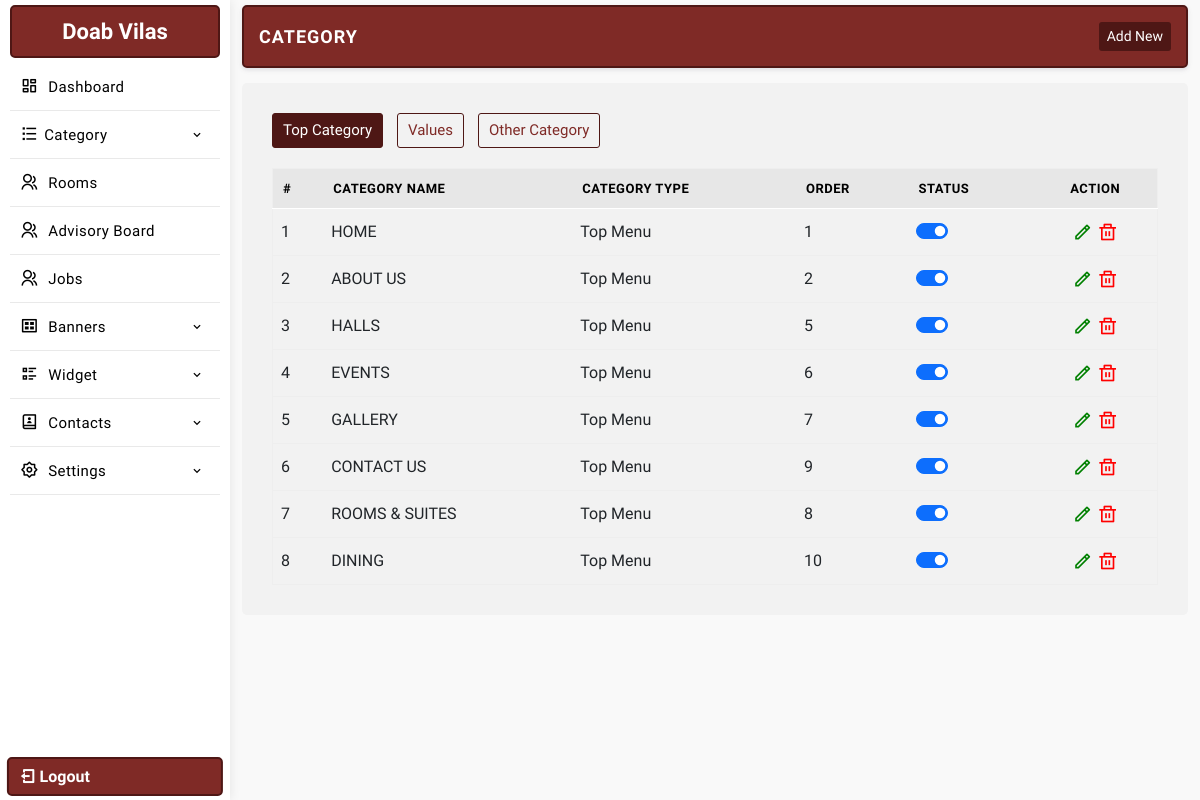
Screenshot of /manager/category.php (signed in) with the database file from the repository.
### tables this page shows
CREATE TABLE `settings` (
  `id` int(11) NOT NULL,
  `web_name` varchar(255) NOT NULL,
  `email_id` varchar(255) NOT NULL,
  `alternate_email_id` varchar(255) NOT NULL,
  `contact_no` varchar(255) NOT NULL,
  `alternate_no` varchar(255) NOT NULL,
  `whatsapp_no` varchar(255) NOT NULL,
  `reception_time` varchar(255) NOT NULL DEFAULT '',
  `address` text NOT NULL,
  `youtubelink` varchar(255) NOT NULL,
  `map_iframe` longtext NOT NULL,
  `facebook` varchar(255) NOT NULL,
  `youtube` varchar(255) NOT NULL,
  `instagram` varchar(255) NOT NULL,
  `twitter` varchar(255) NOT NULL,
  `linkedin` varchar(255) NOT NULL,
  `logo` varchar(255) NOT NULL,
  `meta_title` varchar(255) NOT NULL,
  `meta_keywords` varchar(255) NOT NULL,
  `meta_desc` text NOT NULL,
  `smart_classroom_desc` text DEFAULT NULL,
  `smart_classroom_text` varchar(255) DEFAULT '1st Smart Classroom',
  `brochure_file` varchar(500) DEFAULT '',
  `footerdesc` text NOT NULL,
  `googletag` text NOT NULL,
  `headercenterline` varchar(255) NOT NULL
);

CREATE TABLE `category` (
  `id` int(11) NOT NULL,
  `c_name` varchar(255) NOT NULL,
  `c_type` varchar(255) NOT NULL,
  `c_url` varchar(255) NOT NULL,
  `c_desc` text NOT NULL,
  `sdesc` text NOT NULL,
  `featured_img` varchar(255) NOT NULL,
  `meta_title` varchar(255) NOT NULL,
  `meta_keywords` varchar(255) NOT NULL,
  `meta_desc` text NOT NULL,
  `card_heading` text DEFAULT NULL,
  `card_data` longtext DEFAULT NULL,
  `section_heading` text DEFAULT NULL,
  `iframe` text DEFAULT NULL,
  `status` int(11) NOT NULL DEFAULT 1,
  `order` int(11) NOT NULL
);

### manager/database/db.php (called while the page is built, shortened)
<?php session_start();
$path = BASE_PATH;
$con = mysqli_connect( DB_HOST, DB_USER, DB_PASSWORD, DB_NAME);
$sqlsetting = mysqli_query($con,"SELECT * FROM `settings`");
$rwlinks = mysqli_fetch_array($sqlsetting);
$websitename = $rwlinks['web_name'];
?>

### manager/category.php (the view, shortened to what this page needs)
<?php require_once 'database/db.php';
include 'include/header.php';
include 'include/sidebar.php';
?>
<section class="main-dashboard">
<div class="container-fluid">
<div class="row">
<div class="col-md-12">
	<div class="page-title">
		<div class="title">
			<h3>Category</h3>
		</div>
		<div class="createbtn">
			<a href="createcategory.php">Add New</a>
		</div>
	</div>
</div>
<div class="col-md-12">
	<div class="page-content">
		<div class="category-type">
			<a
				href="<?=$path;?>manager/category.php?type=1"
				class="<?=$_GET['type']==1 || empty($_GET['type']) ? 'active' : '';?>"
			>
				Top Category
			</a>
			<a
				href="<?=$path;?>manager/category.php?type=2"
				class="<?=$_GET['type']==2 ? 'active' : '';?>"
			>
				Values
			</a>
			<a
				href="<?=$path;?>manager/category.php?type=3"
				class="<?=$_GET['type']==3 ? 'active' : '';?>"
			>
				Other Category
			</a>
		</div>
		<table class="table table-hover" id="myTable">
			<thead>
				<tr>
					<th>#</th>
					<th>Category Name</th>
					<th>Category Type</th>
					<th>Order</th>
					<th>Status</th>
					<th class="text-center">Action</th>
				</tr>
			</thead>
			<tbody>
			<?php
			$typeurl = intval($_GET['type'] ?? 1);
			$sqlcat = mysqli_query(
				$con,
				"SELECT * FROM category
				 WHERE c_type = $typeurl
				 OR ($typeurl = 3 AND c_type NOT IN (1,2,3))
				 ORDER BY id ASC"
			);
			if(mysqli_num_rows($sqlcat)){
				$serial = 1;
				while($rwcat = mysqli_fetch_assoc($sqlcat)){
					$id = $rwcat['id'];
			?>
			<tr id='remove<?php echo $id; ?>'>
				<td>
					<?php echo $serial; ?>
				</td>
				<td>
					<?php echo $rwcat['c_name']; ?>
				</td>
				<td>
					<?php
					if($rwcat['c_type'] == 1){
						echo 'Top Menu';
					}else if($rwcat['c_type'] == 2){
						echo 'Values';
					}else if($rwcat['c_type'] == 3){
						echo 'Other Menu';
					}
					?>
				</td>
				<td>
					<?=$rwcat['order'];?>
				</td>
				<td>
					<div class="form-check form-switch">
						<?php
						$checked = $rwcat['status']==1 ? "checked" : "";
						?>
						<input
							class="form-check-input"
							type="checkbox"
							data-table="category"
							ide="<?=$rwcat['id'];?>"
							<?=$checked;?>
						>
					</div>
				</td>
				<td class="text-center">
					<a
						href="updatecategory.php?id=<?=$id; ?>"
						class="editbtn ri-pencil-line"
					></a>
					<a
						href="javascript:"
						ide="<?=$id; ?>"
						class='delbtn ri-delete-bin-line'
					></a>
				</td>
			</tr>
			<?php
					$serial++;
				}
			}
			?>
			</tbody>
		</table>
	</div>
</div>
</div>
</div>
</section>
<?php
include "include/footer.php";
?>

### manager/include/sidebar.php (shortened to what this page needs)
<aside class="sidebar-menu-dashboard">
<div class="logo-n-toggle">
	<a href="dashboard.php"><?=$websitename;?></a>
</div>
<nav class="menu">
<ul class="aside-menu">
<li class="menu-item ">
	<a href="dashboard.php" class="menu-link">
	<span class="link-text"><i class="ri-dashboard-line"></i> Dashboard</span>
	</a>
</li>
<li class="menu-item has-submenu">
	<a href="javascript:" class="menu-link" id="parent-menu">
	<span class="link-text"><i class="ri-list-check"></i>Category</span>
	<i class='bx bx-chevron-down'></i>
	</a>
</li>
<li class="menu-item ">
	<a href="rooms.php" class="menu-link">
	<span class="link-text"><i class="ri-group-line"></i> Rooms</span>
	</a>
</li>
<li class="menu-item ">
	<a href="advisoryboard.php" class="menu-link">
	<span class="link-text"><i class="ri-group-line"></i> Advisory Board</span>
	</a>
</li>
<li class="menu-item ">
	<a href="jobs.php" class="menu-link">
	<span class="link-text"><i class="ri-group-line"></i> Jobs</span>
	</a>
</li>
<li class="menu-item has-submenu">
<a href="javascript:" class="menu-link orders" id="parent-menu">
<span class="link-text"><i class="ri-gallery-view"></i> Banners</span>
<i class='bx bx-chevron-down'></i>
</a>
</li>
<li class="menu-item has-submenu">
<a href="javascript:" class="menu-link" id="parent-menu">
<div>
<span class="link-text"><i class="ri-list-check-2"></i> Widget</span>
</div>
<i class='bx bx-chevron-down'></i>
</a>
</li>
<li class="menu-item has-submenu">
<a href="javascript:" class="menu-link orders" id="parent-menu">
<div>
<span class="link-text"><i class="ri-contacts-book-2-line"></i> Contacts</span>
</div>
<i class='bx bx-chevron-down'></i>
</a>
</li>
<li class="menu-item has-submenu">
<a href="javascript:" class="menu-link orders" id="parent-menu">
<div>
<span class="link-text"><i class="ri-settings-2-line"></i> Settings</span>
</div>
<i class='bx bx-chevron-down'></i>
</a>
</li>
</ul>
</nav>
<a href="logout.php" class="logout-fixed"><i class="ri-logout-box-line"></i> Logout</a>
</aside>

### manager/css/style.css (style rules this page uses)
* { margin: 0; padding: 0; box-sizing: border-box; font-family: "Public Sans", sans-serif; }
:root { --text1-color: #a7a7a7; --primary-color: #7F2A26; --secondary-color: #4e1715; }
table { margin: 0 !important;border: 1px solid #eee !important; }
table thead { background: #e7e7e7;border-bottom: 1px solid #fff;color: #fff; }
table thead tr th { font-weight: 600 !important;font-size: 13px;border-bottom: 0 !important;padding: 10px !important;color: #000;text-transform: uppercase;letter-spacing: .5px; }
tr td { vertical-align: middle; }
p,h1,h2,h3,h4,h5,h6 { margin: 0; }
a { text-decoration: none; color: #000; }
ul { list-style: none; padding: 0; margin: 0; }
.addimage, .editbtn,.delbtn { font-size: 20px; }
.editbtn { color: green; }
.delbtn { color: red; }
aside { width: 230px; height: 100vh; transition: all .4s linear; float: left; box-shadow: 1px 0 10px rgb(0 0 0 / 8%); position: relative; padding: 5px 10px; }
.logo-n-toggle { display: flex; justify-content: center; align-items: center; padding: 8px 10px; border: 2px solid var(--secondary-color); border-radius: 5px; background: var(--primary-color); }
.logo-n-toggle a { display: block; transition: display .4s linear; color: #fff; text-align: center; font-weight: 800; font-size: 22px; }
.logo-n-toggle a:before, .logo-n-toggle a:after { width: 12px; height: 12px; display: inline-block; border: 4px solid var(--primary-color); border-radius: 50%; margin: 0 5px; }
.logout-fixed { position: absolute; bottom: 4px; left: 50%; padding: 5px 10px; width: 94%; color: #fff; margin: auto; transform: translateX(-50%); border-radius: 5px; border: 2px solid var(--secondary-color); font-weight: 600; background: var(--primary-color); transition: .3s linear; }
.page-title { padding: 15px; border-radius: 5px; border: 2px solid var(--secondary-color); display: flex; align-items: center; justify-content: space-between; margin-bottom: 15px; box-shadow: 0 .125rem .25rem rgba(165,163,174,.3); background: #fff; background: var(--primary-color); }
.page-title .title h3 { font-size: 18px; color: #fff; text-transform: uppercase; font-weight: 700; letter-spacing: 1px; }
.page-title .createbtn { display: flex; align-items: center; gap: 10px; }
.page-title .createbtn a { font-size: 14px; display: flex; align-items: center; justify-content: center; border-radius: 3px; padding: 4px 8px; font-weight: 500; background: var(--secondary-color); color: #fff; transition: .3s ease; }
.page-content { background: #fff;padding: 30px;border-radius: 5px;background: #f2f2f2; }
.page-content .category-type { padding: 0 0 20px; }
.page-content .category-type a { font-size: 15px; padding: 5px 10px; border: 1px solid var(--secondary-color); color: var(--primary-color); border-radius: 3px; display: inline-block; margin-right: 10px; transition: .3s linear; font-weight: 500; }
.page-content .category-type a.active, .page-content .category-type a:hover { background: var(--secondary-color); color: #fff; }
aside .menu { height: 88%; overflow: auto; padding: 5px 0; }
.aside-menu .menu-item { transition: all .2s linear; position: relative; }
.aside-menu .menu-item > .menu-link { text-decoration: none; display: block; padding: 10px 10px; display: flex; justify-content: space-between; align-items: center; white-space: nowrap; border-bottom: 1px solid #e9e9e9; }
.aside-menu .menu-item > .menu-link i { color: #000; font-size: 18px; margin-right: 5px; display: inline-block; }
.aside-menu .menu-item > .menu-link .bx-chevron-down, .aside-menu .menu-item > .menu-link .link-text { transition: all .2s linear; color: #000; font-size: 15px; letter-spacing: 0.4px; font-weight: 400; }
.aside-menu .menu-item > .menu-link span::after { content: ""; font-family: FontAwesome; }
section.main-dashboard { float: left; width: calc(100% - 230px); transition: all .4s linear; overflow: auto; height: 100vh; padding: 5px 0; background: #f9f9f9; }

### rows the page displays
settings: web_name "Doab Vilas"
category: c_name "HOME", c_type "Top Menu", order "1"
category: c_name "ABOUT US", c_type "Top Menu", order "2"
category: c_name "HALLS", c_type "Top Menu", order "5"
category: c_name "EVENTS", c_type "Top Menu", order "6"
category: c_name "GALLERY", c_type "Top Menu", order "7"
category: c_name "CONTACT US", c_type "Top Menu", order "9"
category: c_name "ROOMS & SUITES", c_type "Top Menu", order "8"
category: c_name "DINING", c_type "Top Menu", order "10"
